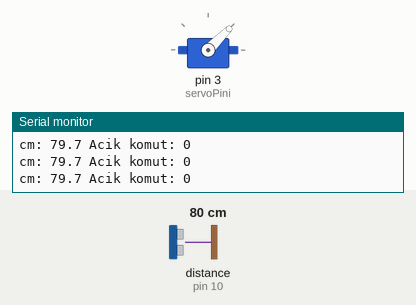
Recording of a sketch running on a simulated Arduino Uno, built with avr-gcc and run on an emulated ATmega328P. On the bench: servo, the last lines printed to the serial monitor. Wiring (inferred from the names in the program): ultrasonic range finder: trigger pin 9; echo pin 10. The inputs (shaded band) are chosen by the test bench; at power-on: distance to the obstacle (sensor on pin 10) 80 cm. The echo pulse lasts 58.3 µs per cm.

Above: at 1.2 s.
1.3 s: distance to the obstacle (sensor on pin 10) set to 17 cm
2.8 s: distance to the obstacle (sensor on pin 10) set to 14 cm
At 3.7 s:
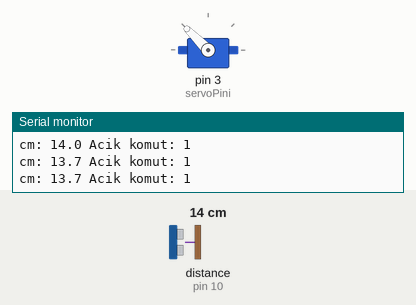
4.3 s: distance to the obstacle (sensor on pin 10) set to 19 cm
7.3 s: distance to the obstacle (sensor on pin 10) set to 22 cm
10.3 s: distance to the obstacle (sensor on pin 10) set to 4 cm
At 10.6 s:
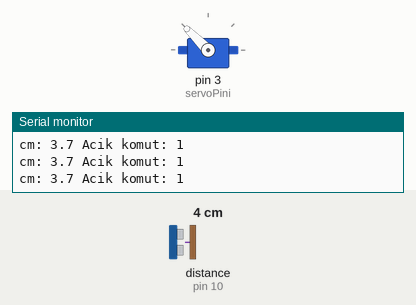
Timing chart, 0 to 12.8 s (numbered marks = the images above; inputs shaded):
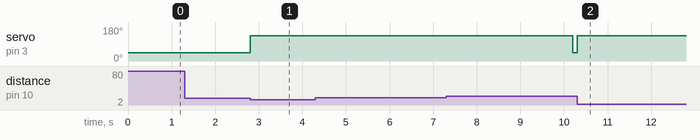

The sketch:

p22_acik_tutma_3000.ino
```cpp
#include <Servo.h>
const byte trigPini = 9;
const byte echoPini = 10;
const byte servoPini = 3;
const byte hazirlikUs = 2;
const byte tetiklemeUs = 10;
const byte kapaliAci = 45;
const byte acikAci = 135;
const float acmaEsigiCm = 15;
const float kapatmaMarjiCm = 5;
const float sesHiziCmUs = 0.0343;
const float enAzCm = 2;
const float enCokCm = 400;
const unsigned long zamanAsimiUs = 30000;
const unsigned long olcumAraligiMs = 100;
const unsigned long acikTutmaMs = 3000;
Servo motor;
bool kapakAcik = false;
unsigned long sonOlcum = 0;
unsigned long sonYakin = 0;

float mesafeOlc() {
  digitalWrite(trigPini, LOW);
  delayMicroseconds(hazirlikUs);
  digitalWrite(trigPini, HIGH);
  delayMicroseconds(tetiklemeUs);
  digitalWrite(trigPini, LOW);
  unsigned long sureUs = pulseIn(echoPini, HIGH, zamanAsimiUs);
  float cm = sureUs * sesHiziCmUs / 2; // 2: ses gider ve döner
  if (sureUs == 0 || cm < enAzCm || cm > enCokCm) return -1;
  return cm;
}

void setup() {
  pinMode(trigPini, OUTPUT);
  pinMode(echoPini, INPUT);
  motor.attach(servoPini);
  motor.write(kapaliAci);
  Serial.begin(9600);
  sonOlcum = millis();
}

void loop() {
  unsigned long simdi = millis();
  if (simdi - sonOlcum < olcumAraligiMs) return;
  sonOlcum = simdi;
  float cm = mesafeOlc();
  simdi = millis();
  if (cm < 0) {
    kapakAcik = false;
    Serial.println("Olcum yok; kapali komut");
  } else {
    if (cm < acmaEsigiCm) kapakAcik = true;
    if (kapakAcik && cm <= acmaEsigiCm + kapatmaMarjiCm) {
      sonYakin = simdi;
    } else if (kapakAcik && simdi - sonYakin >= acikTutmaMs) {
      kapakAcik = false;
    }
    Serial.print("cm: ");
    Serial.print(cm, 1);
    Serial.print(" Acik komut: ");
    Serial.println(kapakAcik);
  }
  if (kapakAcik) motor.write(acikAci);
  else motor.write(kapaliAci);
}
```

Measured:
- the behaviour switches between 16 and 15 cm on distance to the obstacle (sensor on pin 10) (found by bisection; images 0 and 1)
- after the input at 2.8 s, servo on pin 3 (servoPini): 45° → 135° at once
- after the input at 7.3 s, servo on pin 3 (servoPini): 135° → 45° after 2.9 s
- after the input at 10.3 s, servo on pin 3 (servoPini): 45° → 135° at once
